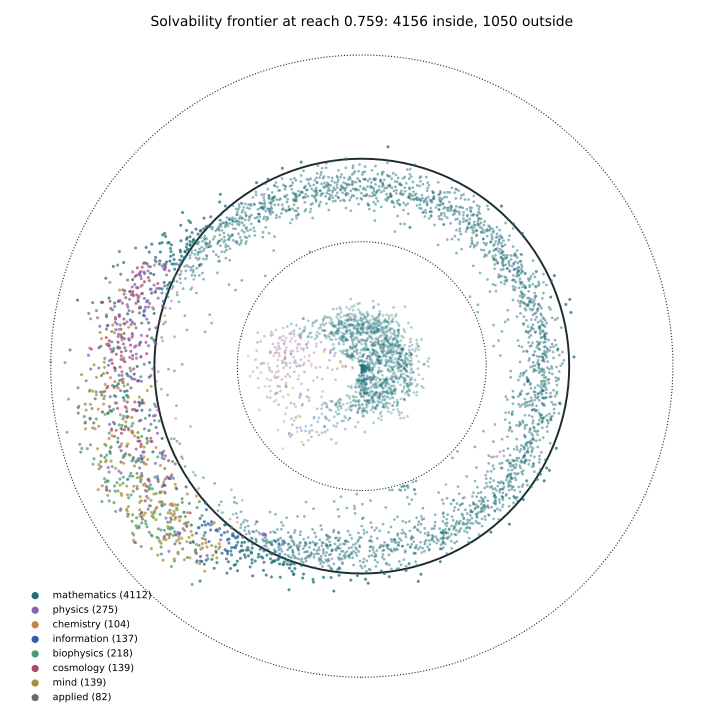

Python code for this plot:
from __future__ import annotations

import math
import os

import matplotlib

matplotlib.use("Agg")
import matplotlib.pyplot as plt

from common import BRANCH_COLOR, HERE, deterministic_pdf, load

OUT = os.path.join(HERE, "fig_frontier.pdf")


def main() -> None:
    f = load("frontier.json")
    fig, ax = plt.subplots(figsize=(7.2, 7.2))
    for r, style in ((0.6, ":"), (1.0, "-"), (1.5, ":")):
        ax.add_patch(plt.Circle((0, 0), r, fill=False, linestyle=style, linewidth=0.8 if style == ":" else 1.4, color="#1c2b2d"))
    for zone, marker, size, alpha in (("solved", "o", 4, 0.35), ("reachable", "o", 4, 0.5), ("beyond", "o", 5, 0.75), ("unsampled", "x", 10, 0.6)):
        pts = [p for p in f["points"] if p["zone"] == zone]
        xs = [p["radius"] * math.cos(p["theta"]) for p in pts]
        ys = [-p["radius"] * math.sin(p["theta"]) for p in pts]
        cs = [BRANCH_COLOR.get(p["branch"], "#999") if zone != "unsampled" else "#8f8f88" for p in pts]
        ax.scatter(xs, ys, s=size, c=cs, marker=marker, alpha=alpha, linewidths=0.4 if marker == "x" else 0)
    for b, c in BRANCH_COLOR.items():
        if b in f["branches"]:
            ax.scatter([], [], s=18, c=c, label=f"{b} ({f['branches'][b]['total']})")
    ax.legend(loc="lower left", fontsize=7, frameon=False, bbox_to_anchor=(-0.02, -0.02))
    ax.set_xlim(-1.6, 1.6)
    ax.set_ylim(-1.6, 1.6)
    ax.set_aspect("equal")
    ax.axis("off")
    ax.set_title(f"Solvability frontier at reach {f['threshold']}: {f['inside']} inside, {f['outside']} outside", fontsize=10)
    fig.tight_layout()
    deterministic_pdf(fig, OUT)


if __name__ == "__main__":
    main()
